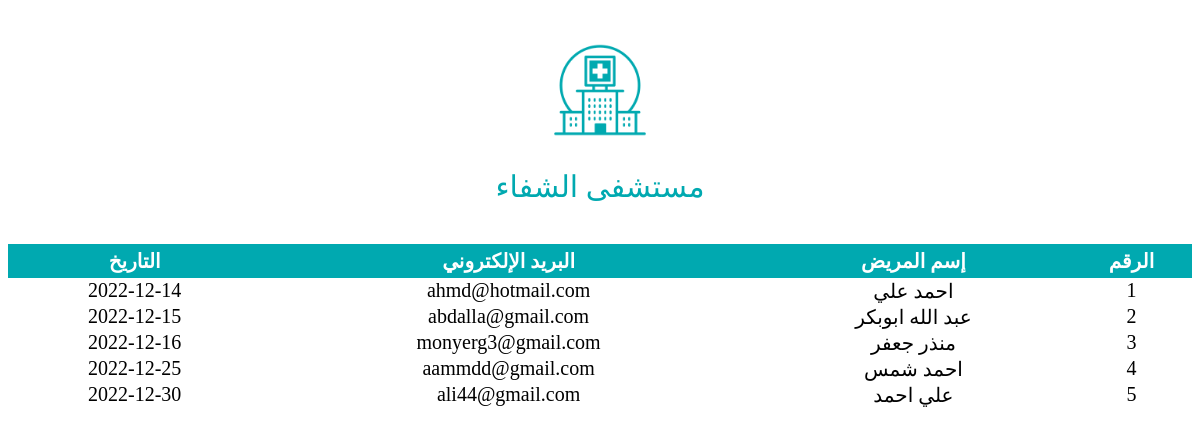
The app's page /admin.php with its own data.
### tables this page shows
CREATE TABLE `patients` (
  `id` int(11) NOT NULL,
  `name` varchar(50) NOT NULL,
  `email` varchar(100) NOT NULL,
  `date` date NOT NULL
);

### admin.php (the view)
<?php
    include "header.php";
?>
<table>
    <th>الرقم</th>
    <th>إسم المريض</th>
    <th>البريد الإلكتروني</th>
    <th>التاريخ</th>
<?php
    $host               = "localhost";
    $user               = "root";
    $password      = "";
    $dbName       = "hospital";
    $conn = mysqli_connect($host, $user, $password,$dbName);
    $query = "SELECT * FROM patients";
    $result = mysqli_query($conn,$query);
    if ($result){
        while($row = mysqli_fetch_assoc($result)){
            echo "<tr><td>" . $row['id'] . "</td><td>" . $row['name'] . "</td><td>" . $row['email'] . "</td><td>" . $row['date'] . "</td></tr>";
        }
        echo "</table>";
    }
    else{
        echo "يوجد خطا ماء";
    }
?>

### header.php (shortened to what this page needs)
<!DOCTYPE html>
<html lang="en">
<head>
    <link rel="stylesheet" href="css/style.css">
    <link rel="stylesheet" href="css/JannaLTRegular.css">
</head>
<body>
    <div class="main">
        <div class="logo">
            <img src="images/logo.png">
            <h2>مستشفى الشفاء</h2>
        </div>

### css/style.css (style rules this page uses)
* { font-family: 'janna lt'; box-sizing: border-box; direction: rtl; }
.logo { text-align: center; margin: 40px 0; }
.logo img { width: 100px; }
.logo h2 { font-size: 30px; font-weight: 500; color: #00a9b0; }
table { width: 100%; text-align: center; border-collapse: collapse; font-size: 20px; }
th { background: #00a9b0; color: #fff; padding: 5px 0; }

### records on screen
patients: id "1", name "احمد علي", email "ahmd@hotmail.com", date "2022-12-14"
patients: id "2", name "عبد الله ابوبكر", email "abdalla@gmail.com", date "2022-12-15"
patients: id "3", name "منذر جعفر", email "monyerg3@gmail.com", date "2022-12-16"
patients: id "4", name "احمد شمس", email "aammdd@gmail.com", date "2022-12-25"
patients: id "5", name "علي احمد", email "ali44@gmail.com", date "2022-12-30"
